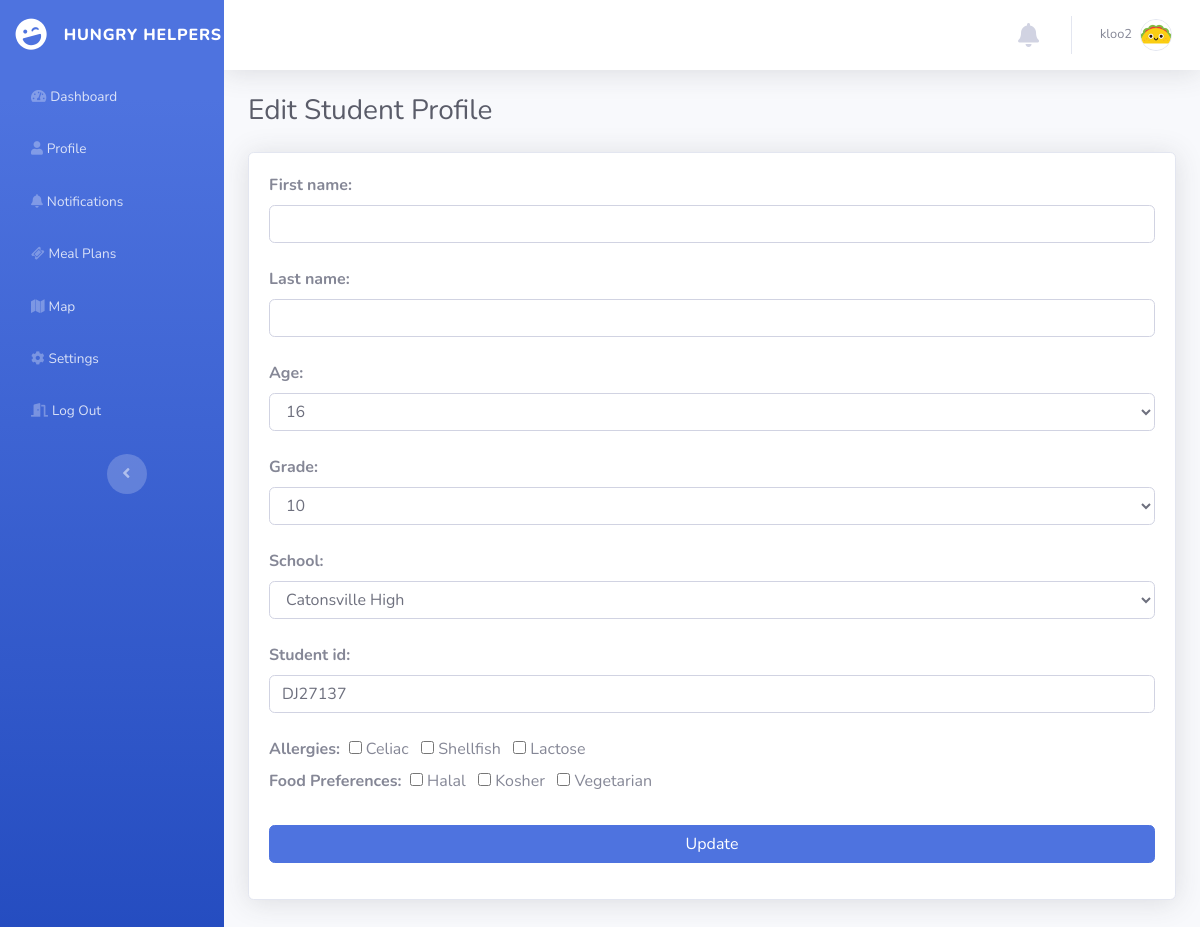
The page /accounts/1/edit_student/ (signed in) on the database its author committed.
### accounts/models.py (models this page shows, shortened)
class Student(models.Model):
    user_account = models.ForeignKey(Profile, related_name="students", on_delete=models.CASCADE)
    first_name = models.CharField(max_length=255, blank=False)
    last_name = models.CharField(max_length=255, blank=False)
    age = models.IntegerField(choices=AGE_CHOICES)
    school = models.CharField(max_length=255, choices=SCHOOLS, blank=False)
    grade = models.IntegerField(choices=GRADE_CHOICES)
    student_id = models.CharField(max_length=255, blank=False)
    allergic_celiac = models.CharField(max_length=255, null=True, default="No")
    allergic_shellfish = models.CharField(max_length=255, null=True, default="No")
    allergic_lactose = models.CharField(max_length=255, null=True, default="No")
    preference_halal = models.CharField(max_length=255, null=True, default="No")
    preference_kosher = models.CharField(max_length=255, null=True, default="No")
    preference_vegetarian = models.CharField(max_length=255, null=True, default="No")

### accounts/views.py (the view, shortened to what this page needs)
# urls.py: path('<int:pk>/edit_student/', EditStudentView.as_view(), name='edit_student'),
class EditStudentView(LoginRequiredMixin, UpdateView):
    model = Student
    template_name = 'registration/edit_student.html'
    form_class = StudentForm
    def get_queryset(self):
        base_qs = super(EditStudentView, self).get_queryset()
        return base_qs.filter(user_account=self.request.user.profile)

### accounts/forms.py
class StudentForm(forms.ModelForm):
    class Meta:
        model = Student
        fields = ('first_name', 'last_name', 'age', 'grade', 'school', 'student_id',
                  'allergic_celiac', 'allergic_shellfish', 'allergic_lactose',
                  'preference_halal', 'preference_kosher', 'preference_vegetarian',)
        widgets = {
            'first_name': forms.TextInput(attrs={'class': 'form-control'}),
            'last_name': forms.TextInput(attrs={'class': 'form-control'}),
            'grade': forms.Select(attrs={'class': 'form-control'}, choices=GRADE_CHOICES),
            'age': forms.Select(attrs={'class': 'form-control'}, choices=AGE_CHOICES),
            'school': forms.Select(attrs={'class': 'form-control'}, choices=SCHOOLS),
            'student_id': forms.TextInput(attrs={'class': 'form-control'}),
            'allergic_celiac': forms.TextInput(),
            'allergic_shellfish': forms.TextInput(),
            'allergic_lactose': forms.TextInput(),
            'preference_halal': forms.TextInput(),
            'preference_kosher': forms.TextInput(),
            'preference_vegetarian': forms.TextInput(),
        }

### templates/registration/edit_student.html (shortened to what this page needs)
{% extends 'base.html' %}
{% block content %}
{% load static %}
{% if user.is_authenticated %}
    <div class="container-fluid">
        <h3 class="text-dark mb-4">Edit Student Profile</h3>
        <div class="row">
            <div class="col">
                <div class="card shadow mb-3">
                    <div class="card-body">
                        <div class = "form-group">
                            <form method="Post">
                                {% for field in form %}
                                    {% if field.id_for_label == "id_allergic_celiac" %}
                                        <b>Allergies:&nbsp;</b>
                                        {% if field.value == "Yes" %}
                                            <input type="checkbox" name="allergic_celiac" id="id_allergic_celiac" value="Yes" checked>
                                        {% else %}
                                            <input type="checkbox" name="allergic_celiac" id="id_allergic_celiac" value="Yes">
                                        {% endif %}
                                        <label for="id_allergic_celiac">Celiac</label>&nbsp;&nbsp;
                                    {% elif field.id_for_label == "id_allergic_shellfish" %}
                                        {% if field.value == "Yes" %}
                                            <input type="checkbox" name="allergic_shellfish" id="id_allergic_shellfish" value="Yes" checked>
                                        {% else %}
                                            <input type="checkbox" name="allergic_shellfish" id="id_allergic_shellfish" value="Yes">
                                        {% endif %}
                                        <label for="id_allergic_shellfish">Shellfish</label>&nbsp;&nbsp;
                                    {% elif field.id_for_label == "id_allergic_lactose" %}
                                        {% if field.value == "Yes" %}
                                            <input type="checkbox" name="allergic_lactose" id="id_allergic_lactose" value="Yes" checked>
                                        {% else %}
                                            <input type="checkbox" name="allergic_lactose" id="id_allergic_lactose" value="Yes">
                                        {% endif %}
                                        <label for="id_allergic_lactose">Lactose</label>&nbsp;&nbsp; <br>
                                    {% elif field.id_for_label == "id_preference_halal" %}
                                        <b>Food Preferences:&nbsp;</b>
                                        {% if field.value == "Yes" %}
                                            <input type="checkbox" name="preference_halal" id="id_preference_halal" value="Yes" checked>
                                        {% else %}
                                            <input type="checkbox" name="preference_halal" id="id_preference_halal" value="Yes">
                                        {% endif %}
                                        <label for="id_preference_halal">Halal</label>&nbsp;&nbsp;
                                    {% elif field.id_for_label == "id_preference_kosher" %}
                                        {% if field.value == "Yes" %}
                                            <input type="checkbox" name="preference_kosher" id="id_preference_kosher" value="Yes" checked>
                                        {% else %}
                                            <input type="checkbox" name="preference_kosher" id="id_preference_kosher" value="Yes">
                                        {% endif %}
                                        <label for="id_preference_kosher">Kosher</label>&nbsp;&nbsp;
                                    {% elif field.id_for_label == "id_preference_vegetarian" %}
                                        {% if field.value == "Yes" %}
                                            <input type="checkbox" name="preference_vegetarian" id="id_preference_vegetarian" value="Yes" checked>
                                        {% else %}
                                            <input type="checkbox" name="preference_vegetarian" id="id_preference_vegetarian" value="Yes">
                                        {% endif %}
                                        <label for="id_preference_vegetarian">Vegetarian</label>&nbsp;&nbsp; <br>
                                    {% else %}
                                        <b>{{ field.label_tag }}</b> {{ field }} <br>
                                    {% endif %}
                                {% endfor %}
                                <br>
                                <button type="submit" class="btn btn-block btn-primary">Update</button>
                            </form>
                        </div>
                    </div>
                </div>
                <br><br><br>
            </div>
        </div>
    </div>
{% endif %}
{% endblock %}

### templates/base.html (shortened to what this page needs)
<!DOCTYPE html>
<html lang="en">
{% load static %}
{% load notifications_tags %}
<head>
    <link rel="stylesheet" href="{% static 'hungryhelpers/assets/bootstrap/css/bootstrap.min.css' %}">
    <link rel="stylesheet" href="{% static 'hungryhelpers/assets/fonts/fontawesome-all.min.css' %}">
    <link rel="stylesheet" href="{% static 'hungryhelpers/assets/fonts/font-awesome.min.css' %}">
    <link rel="stylesheet" href="{% static 'hungryhelpers/assets/fonts/fontawesome5-overrides.min.css' %}">
    <link rel="stylesheet" href="{% static 'hungryhelpers/assets/css/Contact-Form-Clean.css' %}">
    <link rel="stylesheet" href="{% static 'hungryhelpers/assets/css/Contact-Form-v2-Modal--Full-with-Google-Map.css' %}">
    <link rel="stylesheet" href="{% static 'hungryhelpers/assets/css/Map-Clean.css' %}">
</head>
<body id="page-top">
    <div id="wrapper">
        <nav class="navbar navbar-dark align-items-start sidebar sidebar-dark accordion bg-gradient-primary p-0">
            <div class="container-fluid d-flex flex-column p-0"><a class="navbar-brand d-flex justify-content-center align-items-center sidebar-brand m-0" href="#">
                    <div class="sidebar-brand-icon rotate-n-15"><i class="fas fa-laugh-wink"></i></div>
                    <div class="sidebar-brand-text mx-3"><span>Hungry Helpers</span></div>
                </a>
                <ul class="navbar-nav text-light" id="accordionSidebar">
                    {% if user.is_authenticated %}
                        {% if user.profile.id %}
                            <li class="nav-item"><a class="nav-link" href="{% url 'home' %}"><i class="fas fa-tachometer-alt"></i><span>Dashboard</span></a></li>
                            <li class="nav-item"><a class="nav-link" href="{% url 'show_profile' %}"><i class="fas fa-user"></i><span>Profile</span></a></li>
                            <li class="nav-item"><a class="nav-link" href="{% url 'inbox' %}"><i class="fas fa-bell"></i><span>Notifications</span></a></li>
                            <li class="nav-item"><a class="nav-link" href="#"><i class="fa fa-ticket"></i><span>Meal Plans</span></a></li>
                            <li class="nav-item"><a class="nav-link" href="{% url 'findlocation' %}"><i class="fa fa-map"></i><span>Map</span></a></li>
                            <li class="nav-item"><a class="nav-link" href="{% url 'edit_settings' %}"><i class="fas fa-cog"></i><span>Settings</span></a></li>
                            <li class="nav-item"><a class="nav-link" href="{% url 'logout' %}"><i class="fas fa-door-open"></i><span>Log Out</span></a></li>
                        {% else %}
                            <li class="nav-item"><a class="nav-link" href="{% url 'create_profile' %}"><i class="fas fa-user"></i><span>Profile</span></a></li>
                        {% endif %}
                    {% endif %}
                </ul>
                <div class="text-center d-none d-md-inline"><button class="btn rounded-circle border-0" id="sidebarToggle" type="button"></button></div>
            </div>
        </nav>
        <div class="d-flex flex-column" id="content-wrapper">
            <div id="content">
                <nav class="navbar navbar-light navbar-expand bg-white shadow mb-4 topbar static-top">
                    <div class="container-fluid"><button class="btn btn-link d-md-none rounded-circle mr-3" id="sidebarToggleTop" type="button"></button>
                        <ul class="navbar-nav flex-nowrap ml-auto">
                            {% if user.is_authenticated %}
                                <div class="nav-item dropdown no-arrow mx-1">
                                    <a href="#" class="notification dropdown-toggle nav-link" aria-expanded="false" type="button" id="dropdownMenu2" data-toggle="dropdown" aria-haspopup="true">
                                        <i class="fas fa-bell" style="font-size:24px"></i>
                                    </a>
                                </div>
                            {% endif %}
                            <li class="nav-item dropdown no-arrow">
                                {% if user.is_authenticated  %}
                                    {% if user.profile.id %}
                                        <div class="nav-item dropdown no-arrow"><a class="dropdown-toggle nav-link" aria-expanded="false" data-toggle="dropdown" href="#"><span class="d-none d-lg-inline mr-2 text-gray-600 small">{{ user.username }}</span><img class="border rounded-circle img-profile" src="{% static 'hungryhelpers/assets/img/avatars/loggedin.jpg' %}"></a>
                                        </div>
                                    {% endif %}
                                {% endif %}
                            </li>
                        </ul>
                    </div>
                </nav>
                {% block content %}
                {% endblock %}
            </div>
        </div>
    </div>
</body>
</html>

### rows shown on the page
Student: form "16" "10" "Catonsville High" "DJ27137"

### other values the page prints
{{ user.username }} "kloo2"
{{ field.label_tag }} "First name:" "Last name:" "Age:" "Grade:" "School:" "Student id:"
